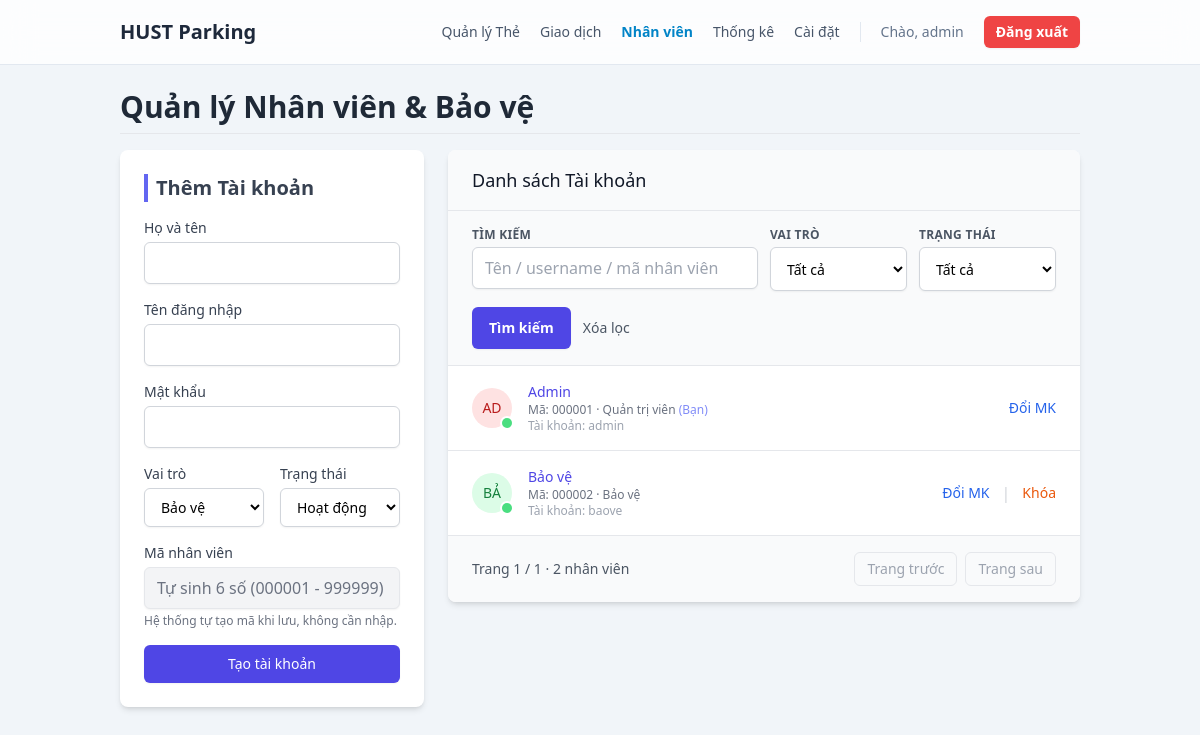
Screenshot of /admin/users (signed in) with the database file from the repository.
### tables this page shows
CREATE TABLE users (
            username TEXT PRIMARY KEY NOT NULL,
            password_hash TEXT NOT NULL,
            role TEXT NOT NULL,
            status TEXT DEFAULT 'active',
            employee_code TEXT UNIQUE NOT NULL,
            full_name TEXT NOT NULL
        );

### app.py (the view)
@app.route('/admin/users')
@login_required
@role_required('admin')
def user_management():
    q = (request.args.get('q') or '').strip()
    role_filter = (request.args.get('role') or '').strip()
    status_filter = (request.args.get('status') or '').strip()
    page = parse_int_param(request.args.get('page', 1), 1)
    per_page = parse_int_param(request.args.get('per_page', 25), 25, 100)
    offset = (page - 1) * per_page
    conn = get_db_connection()
    conditions = []
    params = []
    if q:
        like_term = f"%{escape_like(q)}%"
        conditions.append(
            "(username LIKE ? ESCAPE '\\' OR full_name LIKE ? ESCAPE '\\' OR employee_code LIKE ? ESCAPE '\\')"
        )
        params.extend([like_term, like_term, like_term])
    if role_filter in ('admin', 'security'):
        conditions.append("role = ?")
        params.append(role_filter)
    if status_filter in ('active', 'locked'):
        conditions.append("status = ?")
        params.append(status_filter)
    where_clause = f"WHERE {' AND '.join(conditions)}" if conditions else ""
    total_users = conn.execute(f"SELECT COUNT(*) FROM users {where_clause}", params).fetchone()[0]
    users = conn.execute(
        f"""SELECT username, role, status, employee_code, full_name
            FROM users
            {where_clause}
            ORDER BY employee_code
            LIMIT ? OFFSET ?""",
        params + [per_page, offset]
    ).fetchall()
    conn.close()
    has_next = offset + per_page < total_users
    prev_url = url_for('user_management', **{k: v for k, v in {
        'q': q or None,
        'role': role_filter or None,
        'status': status_filter or None,
        'per_page': per_page,
        'page': page - 1
    }.items() if v is not None}) if page > 1 else None
    next_url = url_for('user_management', **{k: v for k, v in {
        'q': q or None,
        'role': role_filter or None,
        'status': status_filter or None,
        'per_page': per_page,
        'page': page + 1
    }.items() if v is not None}) if has_next else None
    return render_template(
        'user_management.html',
        users=users,
        page=page,
        per_page=per_page,
        total_users=total_users,
        filters={
            'q': q,
            'role': role_filter,
            'status': status_filter,
        },
        prev_url=prev_url,
        next_url=next_url
    )

### app.py (called while the page is built)
def get_db_connection():
    conn = sqlite3.connect(DATABASE, timeout=20.0)
    conn.row_factory = sqlite3.Row
    return conn

def parse_int_param(raw_value, default, max_value=None):
    try:
        value = int(raw_value)
    except (TypeError, ValueError):
        return default
    if value < 1:
        value = default
    if max_value is not None:
        value = min(value, max_value)
    return value

def login_required(f):
    @wraps(f)
    def decorated_function(*args, **kwargs):
        if 'logged_in' not in session:
            return redirect(url_for('login'))
        return f(*args, **kwargs)
    return decorated_function

def role_required(required_role):
    def decorator(f):
        @wraps(f)
        def decorated_function(*args, **kwargs):
            if session.get('role') != required_role:
                return "Bạn không có quyền truy cập.", 403
            return f(*args, **kwargs)
        return decorated_function
    return decorator

### app/templates/user_management.html (shortened to what this page needs)
{% extends "layout.html" %}
{% block content %}
<div class="flex justify-between items-center pb-2 mb-4 border-b">
  <h1 class="text-3xl font-bold text-gray-800">Quản lý Nhân viên & Bảo vệ</h1>
</div>
<div class="grid grid-cols-1 lg:grid-cols-3 gap-6">
    <div class="lg:col-span-1">
        <div class="bg-white p-6 rounded-lg shadow-md sticky top-24">
            <h2 class="text-xl font-semibold mb-4 text-gray-700 border-l-4 border-indigo-500 pl-2">Thêm Tài khoản</h2>
            <form action="{{ url_for('add_user') }}" method="POST">
                <div class="space-y-4">
                    <div>
                        <label class="block text-sm font-medium text-gray-700">Họ và tên</label>
                        <input type="text" name="full_name" class="mt-1 block w-full px-3 py-2 border border-gray-300 rounded-md shadow-sm focus:ring-indigo-500 focus:border-indigo-500" required>
                    </div>
                    <div>
                        <label class="block text-sm font-medium text-gray-700">Tên đăng nhập</label>
                        <input type="text" name="username" class="mt-1 block w-full px-3 py-2 border border-gray-300 rounded-md shadow-sm focus:ring-indigo-500 focus:border-indigo-500" required>
                    </div>
                    <div>
                        <label class="block text-sm font-medium text-gray-700">Mật khẩu</label>
                        <input type="password" name="password" class="mt-1 block w-full px-3 py-2 border border-gray-300 rounded-md shadow-sm focus:ring-indigo-500 focus:border-indigo-500" required>
                    </div>
                    <div class="grid grid-cols-2 gap-4">
                        <div>
                            <label class="block text-sm font-medium text-gray-700">Vai trò</label>
                            <select name="role" class="mt-1 block w-full py-2 px-3 border border-gray-300 bg-white rounded-md shadow-sm focus:outline-none focus:ring-indigo-500 focus:border-indigo-500 sm:text-sm" required>
                                <option value="security">Bảo vệ</option>
                            </select>
                        </div>
                        <div>
                            <label class="block text-sm font-medium text-gray-700">Trạng thái</label>
                            <select name="status" class="mt-1 block w-full py-2 px-3 border border-gray-300 bg-white rounded-md shadow-sm focus:outline-none focus:ring-indigo-500 focus:border-indigo-500 sm:text-sm" required>
                                <option value="active">Hoạt động</option>
                            </select>
                        </div>
                    </div>
                    <div>
                        <label class="block text-sm font-medium text-gray-700">Mã nhân viên</label>
                        <input type="text" value="Tự sinh 6 số (000001 - 999999)" class="mt-1 block w-full px-3 py-2 border border-gray-200 text-gray-500 bg-gray-100 rounded-md shadow-sm" disabled>
                        <p class="mt-1 text-xs text-gray-500">Hệ thống tự tạo mã khi lưu, không cần nhập.</p>
                    </div>
                    <button type="submit" class="w-full flex justify-center py-2 px-4 border border-transparent rounded-md shadow-sm text-sm font-medium text-white bg-indigo-600 hover:bg-indigo-700 focus:outline-none">
                        Tạo tài khoản
                    </button>
                </div>
            </form>
        </div>
    </div>
    <div class="lg:col-span-2">
        <div class="bg-white rounded-lg shadow-md overflow-hidden">
            <div class="px-6 py-4 border-b bg-gray-50">
                <h2 class="text-lg font-medium text-gray-900">Danh sách Tài khoản</h2>
            </div>
            <form action="{{ url_for('user_management') }}" method="get" class="px-6 py-4 bg-gray-50 border-b">
                <div class="grid grid-cols-1 md:grid-cols-4 gap-3">
                    <div class="md:col-span-2">
                        <label class="block text-xs font-semibold text-gray-600 uppercase tracking-wide">Tìm kiếm</label>
                        <input type="text" name="q" value="{{ filters.q }}" placeholder="Tên / username / mã nhân viên" class="mt-1 block w-full px-3 py-2 border border-gray-300 rounded-md shadow-sm focus:outline-none focus:ring-indigo-500 focus:border-indigo-500">
                    </div>
                    <div>
                        <label class="block text-xs font-semibold text-gray-600 uppercase tracking-wide">Vai trò</label>
                        <select name="role" class="mt-1 block w-full py-2 px-3 h-11 border border-gray-300 bg-white rounded-md shadow-sm focus:outline-none focus:ring-indigo-500 focus:border-indigo-500 sm:text-sm">
                            <option value="">Tất cả</option>
                        </select>
                    </div>
                    <div>
                        <label class="block text-xs font-semibold text-gray-600 uppercase tracking-wide">Trạng thái</label>
                        <select name="status" class="mt-1 block w-full py-2 px-3 h-11 border border-gray-300 bg-white rounded-md shadow-sm focus:outline-none focus:ring-indigo-500 focus:border-indigo-500 sm:text-sm">
                            <option value="">Tất cả</option>
                        </select>
                    </div>
                </div>
                <div class="flex items-center gap-3 mt-4">
                    <button type="submit" class="inline-flex items-center gap-2 justify-center py-2.5 px-4 border border-transparent rounded-md shadow-sm text-sm font-semibold text-white bg-indigo-600 hover:bg-indigo-700 focus:outline-none">
                        Tìm kiếm
                    </button>
                    <a href="{{ url_for('user_management') }}" class="text-sm text-gray-600 hover:text-gray-900">Xóa lọc</a>
                </div>
            </form>
            <ul role="list" class="divide-y divide-gray-200">
                {% for user in users %}
                <li class="px-6 py-4 hover:bg-gray-50 transition duration-150 flex items-center justify-between" x-data="{ showReset: false }">
                    <div class="flex items-center min-w-0 gap-4">
                        <div class="relative">
                            <span class="inline-flex items-center justify-center h-10 w-10 rounded-full {{ 'bg-red-100 text-red-700' if user.role == 'admin' else 'bg-green-100 text-green-700' }}">
                                <span class="text-sm font-medium leading-none">{{ user.full_name[:2].upper() }}</span>
                            </span>
                            {% if user.status == 'active' %}
                                <span class="absolute bottom-0 right-0 block h-2.5 w-2.5 rounded-full bg-green-400 ring-2 ring-white" title="Đang hoạt động"></span>
                            {% else %}
                                <span class="absolute bottom-0 right-0 block h-2.5 w-2.5 rounded-full bg-gray-400 ring-2 ring-white" title="Đã khóa"></span>
                            {% endif %}
                        </div>
                        <div>
                            <div class="flex items-center gap-2">
                                <p class="text-sm font-medium text-indigo-600 truncate">{{ user.full_name }}</p>
                            </div>
                            <p class="text-xs text-gray-500">
                                Mã: {{ user.employee_code }} · {{ 'Quản trị viên' if user.role == 'admin' else 'Bảo vệ' }}
                                {% if user.username == session['username'] %} <span class="text-xs text-indigo-400">(Bạn)</span> {% endif %}
                            </p>
                            <p class="text-xs text-gray-400 truncate">Tài khoản: {{ user.username }}</p>
                        </div>
                    </div>
                    <div class="flex items-center space-x-3">
                        <div x-show="!showReset" class="flex items-center space-x-3">
                            <button @click="showReset = true" class="text-sm text-blue-600 hover:text-blue-900">Đổi MK</button>
                            {% if user.username != session['username'] %}
                                <span class="text-gray-300">|</span>
                                <a href="{{ url_for('toggle_user_status', username=user.username) }}"
                                   class="text-sm font-medium {{ 'text-green-600 hover:text-green-900' if user.status == 'locked' else 'text-orange-600 hover:text-orange-900' }}">
                                   {{ 'Mở khóa' if user.status == 'locked' else 'Khóa' }}
                                </a>
                            {% endif %}
                        </div>
                    </div>
                </li>
                {% endfor %}
            </ul>
            <div class="flex items-center justify-between px-6 py-4 border-t bg-gray-50 text-sm text-gray-600">
                <div>Trang {{ page }} / {{ ((total_users - 1) // per_page) + 1 if total_users else 1 }} · {{ total_users }} nhân viên</div>
                <div class="flex gap-2">
                    {% if prev_url %}
                        <a href="{{ prev_url }}" class="px-3 py-1.5 rounded-md border border-gray-300 bg-white hover:bg-gray-100">Trang trước</a>
                    {% else %}
                        <span class="px-3 py-1.5 rounded-md border border-gray-200 text-gray-400 cursor-not-allowed">Trang trước</span>
                    {% endif %}
                    {% if next_url %}
                        <a href="{{ next_url }}" class="px-3 py-1.5 rounded-md border border-gray-300 bg-white hover:bg-gray-100">Trang sau</a>
                    {% else %}
                        <span class="px-3 py-1.5 rounded-md border border-gray-200 text-gray-400 cursor-not-allowed">Trang sau</span>
                    {% endif %}
                </div>
            </div>
        </div>
    </div>
</div>
{% endblock %}

### rows the page displays
users: full_name "AD", status "active" (drawn), full_name "Admin", employee_code "000001", role "Quản trị viên", shows "(Bạn)", username "admin"
users: full_name "BẢ", full_name "Bảo vệ", employee_code "000002", role "Bảo vệ", username "baove", status "Khóa"

### other values shown
{{ session.username }} "admin"
{{ page }} "1"
{{ ((total_users - 1) // per_page) + 1 if total_users else 1 }} "1"
{{ total_users }} "2"
